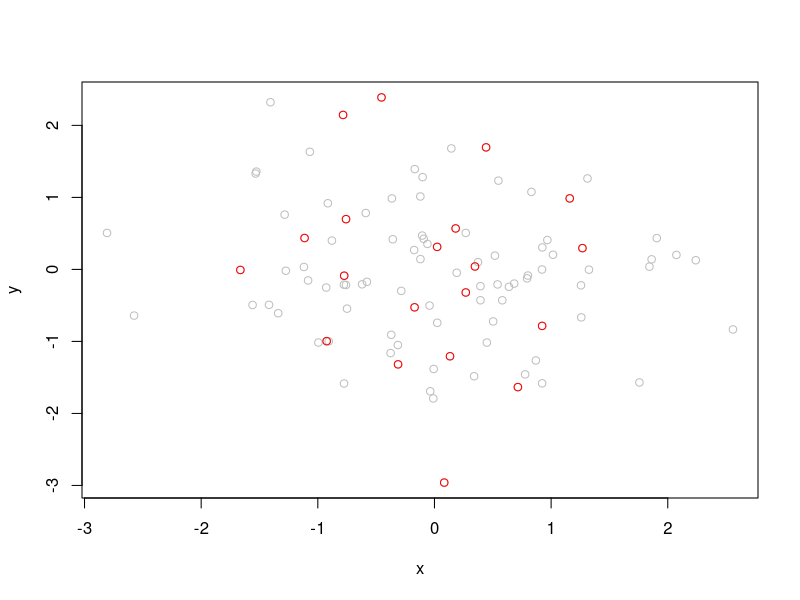

Here is the R script that generated this plot:
# Anyalsis

# points selection

n <- 100 # total species
s <- 20  # species selected
dat <- data.frame(x=rnorm(n), y=rnorm(n))
plot(y ~ x, dat, col="grey")

# random
points(y ~ x, dat[sample(1:n, s, replace=FALSE),], col="red")

# uniform

# evenly spaced
